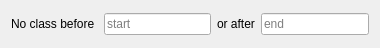
<?xml version="1.0" encoding="UTF-8"?>
<ui version="4.0">
 <class>ClassWidgetItem</class>
 <widget class="QWidget" name="ClassWidgetItem">
  <property name="geometry">
   <rect>
    <x>0</x>
    <y>0</y>
    <width>380</width>
    <height>48</height>
   </rect>
  </property>
  <property name="windowTitle">
   <string>Form</string>
  </property>
  <layout class="QVBoxLayout" name="verticalLayout">
   <item>
    <layout class="QHBoxLayout" name="horizontalLayout">
     <item>
      <widget class="QLabel" name="label">
       <property name="text">
        <string>No class before </string>
       </property>
      </widget>
     </item>
     <item>
      <widget class="QLineEdit" name="lineEdit">
       <property name="placeholderText">
        <string>start</string>
       </property>
      </widget>
     </item>
     <item>
      <widget class="QLabel" name="label_2">
       <property name="text">
        <string>or after</string>
       </property>
      </widget>
     </item>
     <item>
      <widget class="QLineEdit" name="lineEdit_2">
       <property name="placeholderText">
        <string>end</string>
       </property>
      </widget>
     </item>
    </layout>
   </item>
  </layout>
 </widget>
 <resources/>
 <connections/>
</ui>
